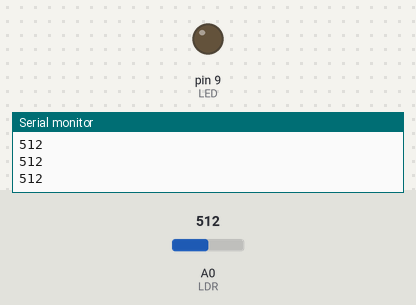
Bench run of a sketch on a simulated Arduino Uno, built with avr-gcc and run on an emulated ATmega328P. Parts: output pins drawn as LEDs (lit = HIGH), the last lines printed to the serial monitor. Inputs (shaded band) come from the test bench; at power-on: A0 (LDR) = 512.

Above: at 1.2 s.
1.3 s: A0 (LDR) set to 408
2.8 s: A0 (LDR) set to 387
At 4.0 s:
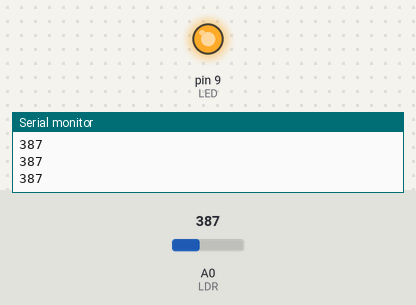
4.3 s: A0 (LDR) set to 511
At 5.5 s:
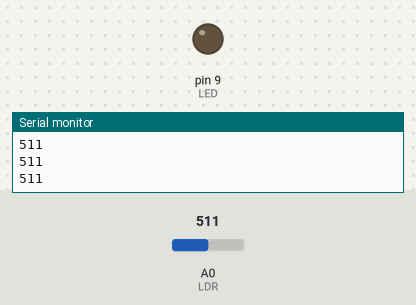
5.8 s: A0 (LDR) set to 306
At 6.9 s:
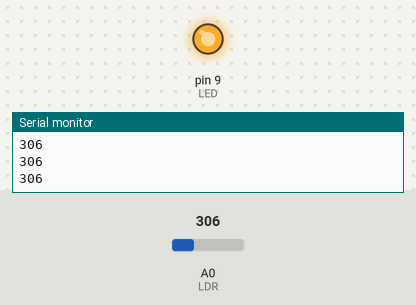
Timing chart, 0 to 8.3 s (numbered marks = the images above; inputs shaded):
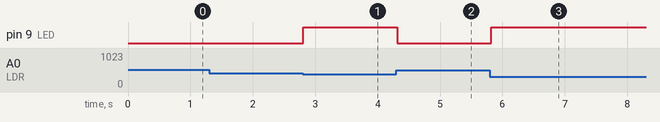

Measured:
- the behaviour switches between 400 and 399 on A0 (LDR) (found by bisection; images 0 and 1)
- after the input at 2.8 s, pin 9 (LED): LOW → HIGH at once
- after the input at 4.3 s, pin 9 (LED): HIGH → LOW at once
- after the input at 5.8 s, pin 9 (LED): LOW → HIGH at once

The sketch:

minim.ino
```cpp
/*
  Solucionari Repte SA3-A · Llum automatica nocturna (REQUISIT MINIM)
  Llegeix una LDR i encen un LED quan la llum baixa d'un llindar.
  Circuit: LDR en divisor amb 10k -> A0 ; LED al pin 9 (+220 ohm a GND).
  El valor de la LDR es veu al Monitor Serie per poder calibrar.
*/

const int LDR = A0;
const int LED = 9;
int llindar = 400;   // per sota d'aquest valor, considerem "fosc"

void setup() {
  pinMode(LED, OUTPUT);
  Serial.begin(9600);
}

void loop() {
  int llum = analogRead(LDR);   // 0..1023
  Serial.println(llum);

  if (llum < llindar) {
    digitalWrite(LED, HIGH);    // fa fosc -> encen
  } else {
    digitalWrite(LED, LOW);     // hi ha llum -> apaga
  }
  delay(100);
}
```
